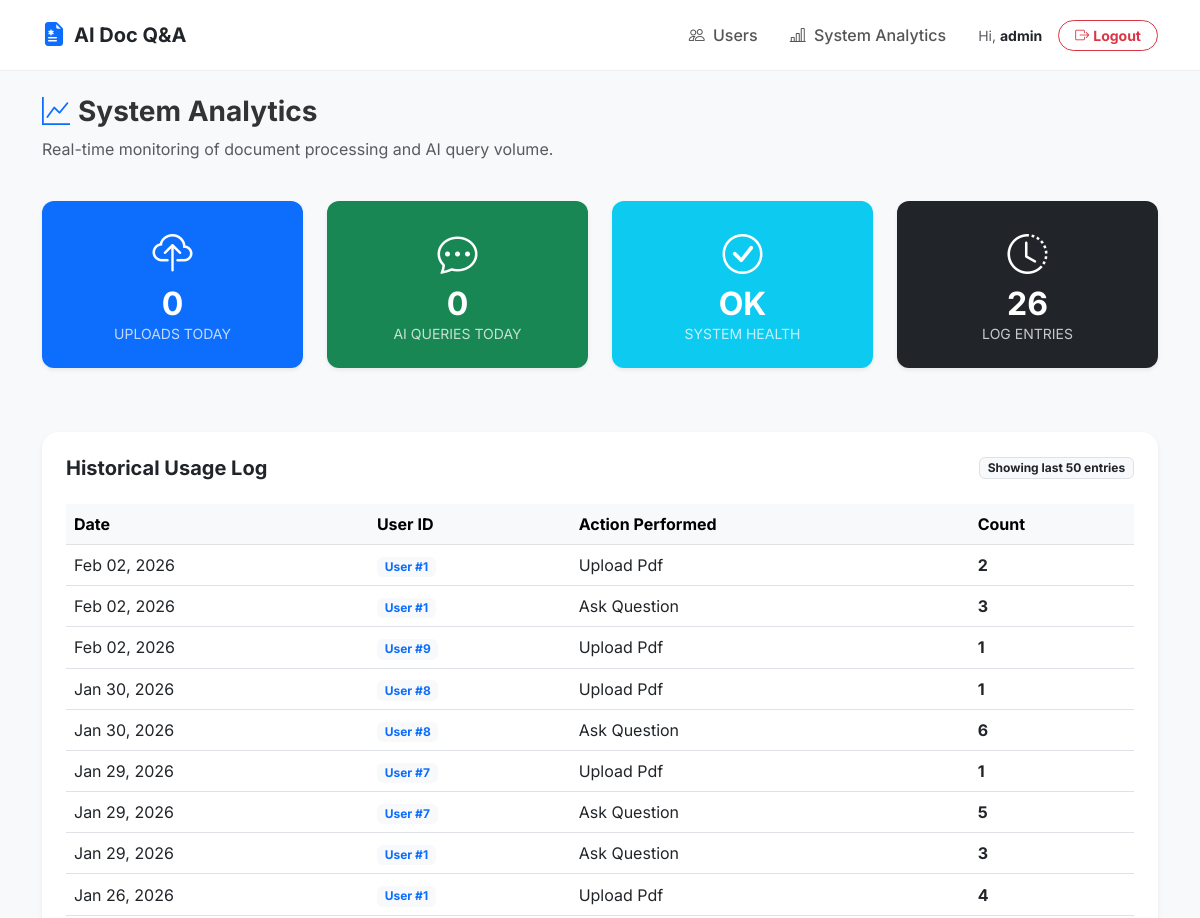
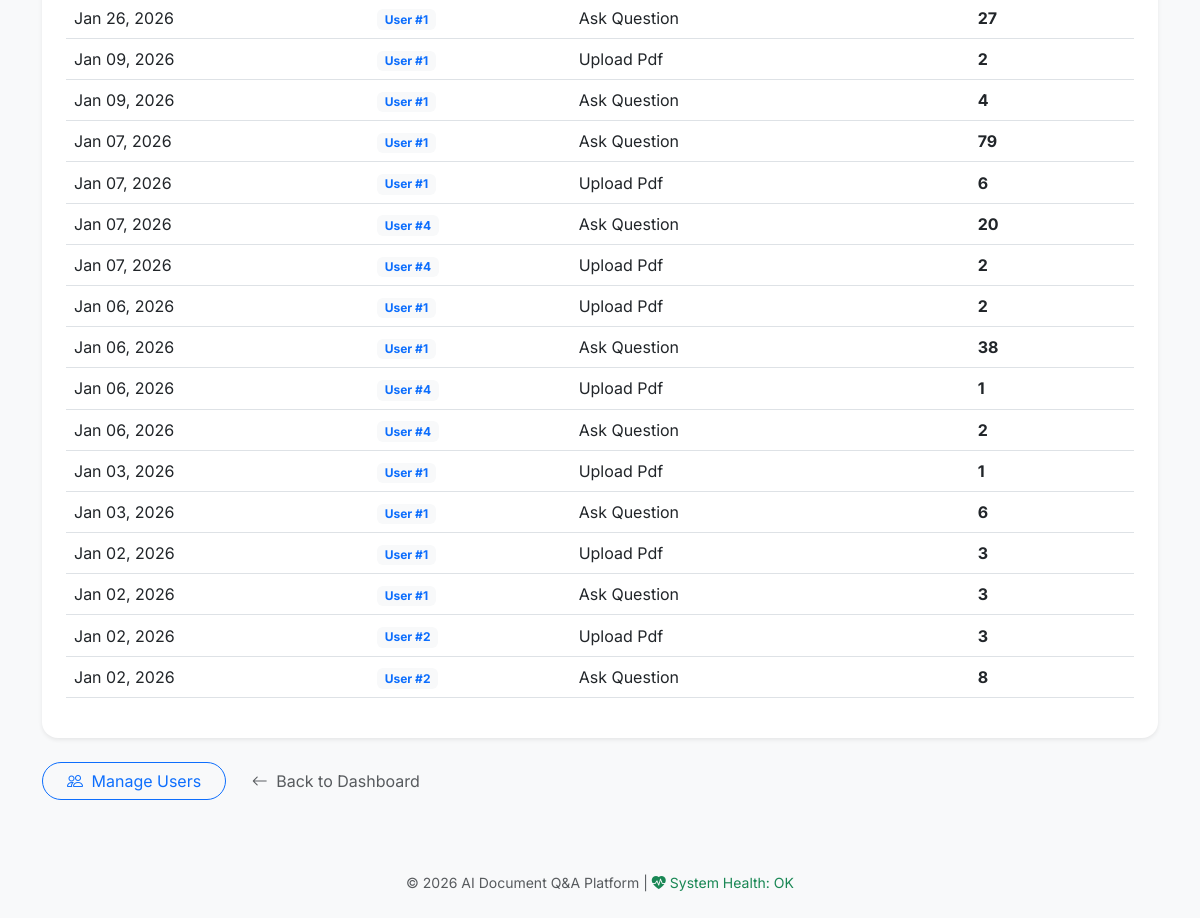
/admin/analytics (signed in), run on the app's committed database (2 pictures, top to bottom).
### backend/models.py (models this page shows, shortened)
class User(db.Model, UserMixin):
    id = db.Column(db.Integer, primary_key=True)
    username = db.Column(db.String(80), unique=True, nullable=False)
    email = db.Column(db.String(120), unique=True, nullable=False)
    password = db.Column(db.String(200), nullable=False)
    role = db.Column(db.String(20), default="user")
    created_at = db.Column(db.DateTime, default=datetime.utcnow)
    chats = db.relationship('ChatHistory', backref='author', lazy=True)
    analytics = db.relationship('UsageAnalytics', backref='user', lazy=True)
    reset_token = db.Column(db.String(100), nullable=True)
    reset_token_expiry = db.Column(db.DateTime, nullable=True)

class UsageAnalytics(db.Model):
    id = db.Column(db.Integer, primary_key=True)
    user_id = db.Column(db.Integer, db.ForeignKey("user.id"), nullable=False)
    action = db.Column(db.String(50))  # "upload_pdf" | "ask_question"
    count = db.Column(db.Integer, default=1)
    day = db.Column(db.Date, default=date.today)

### backend/admin.py (the view)
@admin.route("/admin/analytics")
@login_required
def analytics():
    if current_user.role != 'admin':
        abort(403)
    today = date.today()
    global_stats = UsageAnalytics.query.filter_by(day=today).all()
    today_uploads = sum(s.count for s in global_stats if s.action == "upload_pdf")
    today_queries = sum(s.count for s in global_stats if s.action == "ask_question")
    all_time_stats = UsageAnalytics.query.order_by(UsageAnalytics.day.desc()).limit(50).all()
    return render_template(
        "admin_analytics.html",
        stats=all_time_stats,
        today_uploads=today_uploads,
        today_queries=today_queries
    )

### frontend/templates/admin_analytics.html (shortened to what this page needs)
{% extends "base.html" %}
{% block content %}
<div class="row mb-4">
    <div class="col">
        <h3 class="fw-bold"><i class="bi bi-graph-up text-primary me-2"></i>System Analytics</h3>
        <p class="text-muted">Real-time monitoring of document processing and AI query volume.</p>
    </div>
</div>
<div class="row mb-5">
    <div class="col-md-6 col-lg-3 mb-3">
        <div class="card shadow-sm border-0 bg-primary text-white h-100">
            <div class="card-body text-center p-4">
                <i class="bi bi-cloud-upload fs-1 mb-2"></i>
                <h2 class="fw-bold mb-0">{{ today_uploads }}</h2>
                <div class="small text-uppercase opacity-75">Uploads Today</div>
            </div>
        </div>
    </div>
    <div class="col-md-6 col-lg-3 mb-3">
        <div class="card shadow-sm border-0 bg-success text-white h-100">
            <div class="card-body text-center p-4">
                <i class="bi bi-chat-dots fs-1 mb-2"></i>
                <h2 class="fw-bold mb-0">{{ today_queries }}</h2>
                <div class="small text-uppercase opacity-75">AI Queries Today</div>
            </div>
        </div>
    </div>
    <div class="col-md-6 col-lg-3 mb-3">
        <div class="card shadow-sm border-0 bg-info text-white h-100">
            <div class="card-body text-center p-4">
                <i class="bi bi-check-circle fs-1 mb-2"></i>
                <h2 class="fw-bold mb-0">OK</h2>
                <div class="small text-uppercase opacity-75">System Health</div>
            </div>
        </div>
    </div>
    <div class="col-md-6 col-lg-3 mb-3">
        <div class="card shadow-sm border-0 bg-dark text-white h-100">
            <div class="card-body text-center p-4">
                <i class="bi bi-clock-history fs-1 mb-2"></i>
                <h2 class="fw-bold mb-0">{{ stats|length }}</h2>
                <div class="small text-uppercase opacity-75">Log Entries</div>
            </div>
        </div>
    </div>
</div>
<div class="card shadow-sm border-0 rounded-4">
    <div class="card-body p-4">
        <div class="d-flex justify-content-between align-items-center mb-4">
            <h5 class="fw-bold mb-0">Historical Usage Log</h5>
            <span class="badge bg-light text-dark border">Showing last 50 entries</span>
        </div>
        <div class="table-responsive">
            <table class="table table-hover align-middle">
                <thead class="table-light">
                    <tr>
                        <th>Date</th>
                        <th>User ID</th>
                        <th>Action Performed</th>
                        <th>Count</th>
                    </tr>
                </thead>
                <tbody>
                    {% for log in stats %}
                    <tr>
                        <td>{{ log.day.strftime('%b %d, %Y') }}</td>
                        <td><span class="badge bg-light text-primary">User #{{ log.user_id }}</span></td>
                        <td>
                            <span class="text-capitalize">
                                {{ log.action.replace('_', ' ') }}
                            </span>
                        </td>
                        <td>
                            <span class="fw-bold">{{ log.count }}</span>
                        </td>
                    </tr>
                    {% else %}
                    <tr>
                        <td colspan="4" class="text-center py-5 text-muted">No historical data available.</td>
                    </tr>
                    {% endfor %}
                </tbody>
            </table>
        </div>
    </div>
</div>
<div class="mt-4">
    <a href="/users" class="btn btn-outline-primary rounded-pill px-4 me-2">
        <i class="bi bi-people me-1"></i> Manage Users
    </a>
    <a href="/" class="btn btn-link text-decoration-none text-muted">
        <i class="bi bi-arrow-left me-1"></i> Back to Dashboard
    </a>
</div>
{% endblock %}

### frontend/templates/base.html (shortened to what this page needs)
<!DOCTYPE html>
<html lang="en">
<head>
    <link href="https://cdn.jsdelivr.net/npm/bootstrap@5.3.0/dist/css/bootstrap.min.css" rel="stylesheet">
    <link rel="stylesheet" href="https://cdn.jsdelivr.net/npm/bootstrap-icons@1.11.0/font/bootstrap-icons.css">
</head>
<body>
    <nav class="navbar navbar-expand-lg sticky-top mb-4">
        <div class="container">
            <a class="navbar-brand fw-bold d-flex align-items-center" href="/">
                <i class="bi bi-file-earmark-medical-fill text-primary me-2 fs-4"></i>
                <span class="text-dark">AI Doc Q&A</span>
            </a>
            <div class="collapse navbar-collapse" id="navbarNav">
                <ul class="navbar-nav ms-auto align-items-center">
                    {% if current_user.is_authenticated %}
                        {% if current_user.role == 'admin' %}
                            <li class="nav-item">
                                <a class="nav-link px-3" href="/users">
                                    <i class="bi bi-people me-1"></i> Users
                                </a>
                            </li>
                            <li class="nav-item">
                                <a class="nav-link px-3" href="/admin/analytics">
                                    <i class="bi bi-bar-chart-line me-1"></i> System Analytics
                                </a>
                            </li>
                        {% endif %}
                        <li class="nav-item ms-lg-3">
                            <span class="navbar-text text-muted small me-3">
                                Hi, <strong class="text-dark">{{ current_user.username }}</strong>
                            </span>
                        </li>
                        <li class="nav-item">
                            <a href="/logout" class="btn btn-sm btn-outline-danger rounded-pill px-3 fw-bold">
                                <i class="bi bi-box-arrow-right me-1"></i>Logout
                            </a>
                        </li>
                    {% endif %}
                </ul>
            </div>
        </div>
    </nav>
    <div class="container">
        {% block content %}{% endblock %}
    </div>
    <footer class="text-center py-4 mt-5 text-muted small">
        <p>&copy; 2026 AI Document Q&A Platform | <a href="/health" class="text-decoration-none text-success"><i class="bi bi-heart-pulse-fill"></i> System Health: OK</a></p>
</body>
</html>

### frontend/templates/base.html (style rules this page uses)
:root { --primary-gradient: linear-gradient(135deg, #667eea 0%, #764ba2 100%); --glass-bg: rgba(255, 255, 255, 0.95); }
body { background-color: #f8f9fa; font-family: 'Inter', sans-serif; color: #333; }
.navbar { background: white !important; border-bottom: 1px solid #eee; padding: 0.75rem 0; }
.card { border: none; border-radius: 12px; transition: transform 0.2s ease, box-shadow 0.2s ease; }
.nav-link { font-weight: 500; color: #555 !important; transition: color 0.2s; }

### data on the page
User: username "admin"
UsageAnalytics: day "Feb 02, 2026", user_id "1", action.replace "Upload Pdf", count "2"
UsageAnalytics: day "Feb 02, 2026", user_id "1", action.replace "Ask Question", count "3"
UsageAnalytics: day "Feb 02, 2026", user_id "9", action.replace "Upload Pdf", count "1"
UsageAnalytics: day "Jan 30, 2026", user_id "8", action.replace "Upload Pdf", count "1"
UsageAnalytics: day "Jan 30, 2026", user_id "8", action.replace "Ask Question", count "6"
UsageAnalytics: day "Jan 29, 2026", user_id "7", action.replace "Upload Pdf", count "1"
UsageAnalytics: day "Jan 29, 2026", user_id "7", action.replace "Ask Question", count "5"
UsageAnalytics: day "Jan 29, 2026", user_id "1", action.replace "Ask Question", count "3"
UsageAnalytics: day "Jan 26, 2026", user_id "1", action.replace "Upload Pdf", count "4"
UsageAnalytics: day "Jan 26, 2026", user_id "1", action.replace "Ask Question", count "27"
UsageAnalytics: day "Jan 09, 2026", user_id "1", action.replace "Upload Pdf", count "2"
UsageAnalytics: day "Jan 09, 2026", user_id "1", action.replace "Ask Question", count "4"
UsageAnalytics: day "Jan 07, 2026", user_id "1", action.replace "Ask Question", count "79"
UsageAnalytics: day "Jan 07, 2026", user_id "1", action.replace "Upload Pdf", count "6"
UsageAnalytics: day "Jan 07, 2026", user_id "4", action.replace "Ask Question", count "20"
UsageAnalytics: day "Jan 07, 2026", user_id "4", action.replace "Upload Pdf", count "2"
UsageAnalytics: day "Jan 06, 2026", user_id "1", action.replace "Upload Pdf", count "2"
UsageAnalytics: day "Jan 06, 2026", user_id "1", action.replace "Ask Question", count "38"
UsageAnalytics: day "Jan 06, 2026", user_id "4", action.replace "Upload Pdf", count "1"
UsageAnalytics: day "Jan 06, 2026", user_id "4", action.replace "Ask Question", count "2"
UsageAnalytics: day "Jan 03, 2026", user_id "1", action.replace "Upload Pdf", count "1"
UsageAnalytics: day "Jan 03, 2026", user_id "1", action.replace "Ask Question", count "6"
UsageAnalytics: day "Jan 02, 2026", user_id "1", action.replace "Upload Pdf", count "3"
UsageAnalytics: day "Jan 02, 2026", user_id "1", action.replace "Ask Question", count "3"
UsageAnalytics: day "Jan 02, 2026", user_id "2", action.replace "Upload Pdf", count "3"
UsageAnalytics: day "Jan 02, 2026", user_id "2", action.replace "Ask Question", count "8"

### other printed values
{{ today_uploads }} "0"
{{ today_queries }} "0"
{{ stats|length }} "26"
